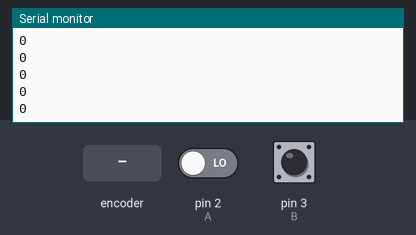
Simulated run of this sketch. Board: Arduino Uno, built with avr-gcc and run on an emulated ATmega328P. Parts: the last lines printed to the serial monitor. The inputs (shaded band) are chosen by the test bench; at power-on: pin 2 (A) LOW, pin 3 (B) HIGH.

Above: at 1.2 s.
1.3 s: rotary encoder on pin 2 (A) / pin 3 (B) turned 1 step (first pin leading)
At 2.3 s:
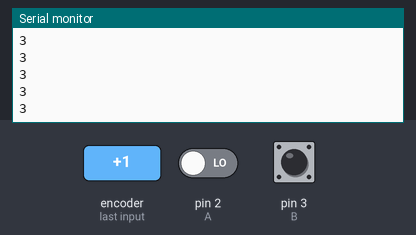
3.0 s: rotary encoder on pin 2 (A) / pin 3 (B) turned 1 step (first pin leading)
At 3.5 s:
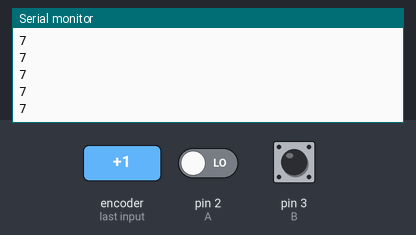
Timing chart, 0 to 6.0 s (numbered marks = the images above; inputs shaded):
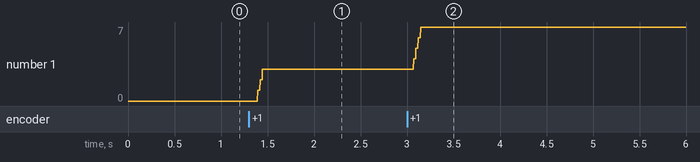

The sketch:

4_robot_counter.ino
```cpp
#define A 2
#define B 3
int counter = 0;
void isr_A(){
  if ((digitalRead(A)==HIGH&&digitalRead(B)==LOW)||(digitalRead(A)==LOW&&digitalRead(B)==HIGH)){
    counter++;}
  else{
    counter--;}
  }
void isr_B(){
  if ((digitalRead(A)==HIGH&&digitalRead(B)==HIGH)||(digitalRead(A)==LOW&&digitalRead(B)==LOW)){
    counter++;}
  else{
    counter--;}
  }
void setup() {
  // put your setup code here, to run once:
  Serial.begin(9600);
  pinMode(A,INPUT);
  pinMode(B,INPUT);
  attachInterrupt(digitalPinToInterrupt(A), isr_A, CHANGE);
  attachInterrupt(digitalPinToInterrupt(B), isr_B, CHANGE);

}

void loop() {
  // put your main code here, to run repeatedly:
  Serial.println(counter);

}
```

Measured:
- after the input at 1.3 s, the serial monitor: prints a new line after 0.09 s (image 1)
- after the input at 3.0 s, the serial monitor: prints a new line after 0.07 s (image 2)
- plotted number 1: 0 → 3 after the input at 1.3 s, 3 → 7 after the input at 3.0 s
